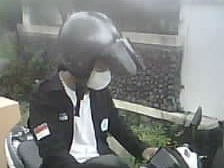
#> input picture 20251005132037.jpg, 224 x 168 px
$ python -i smart_helmet_detector.py   (imports and definitions only)
#> lines starting #> are read from the running program, lines starting #| are printed output that depends on the picture
"""
HYBRID SOLUTION: Use your ORIGINAL model (helmet_detector_hardneg.yml)
with improved detection pipeline for multi-person scenarios
"""

import cv2
import numpy as np
import os

class SmartHelmetDetector:
    """
    Uses your original model with smart region detection
    Based on your diagnostic results:
    - Original model: 66% helmet, 83% no-helmet = 72% overall
    - New model: 76% helmet, 50% no-helmet = 66% overall

    Original is BETTER!
    """
    def __init__(self, model_path='helmet_detector_camera.yml'):
        self.win_size = (128, 192)  # Your original size
        self.hog = cv2.HOGDescriptor(self.win_size, (16,16), (8,8), (8,8), 9)
        self.svm = cv2.ml.SVM_load(model_path)
        print(f"✓ Loaded original model: {model_path}")

        # Based on your diagnostic: optimal threshold around 0.0
        self.helmet_threshold = 0.0

        # Region detection parameters
        self.min_person_area = 1500
        self.max_person_area = 80000

    # [303 lines left out: functions extract_hog_features, find_person_regions_simple, classify_region, detect_helmets, count_helmets, visualize and 4 more, not called in this run]

# [2 lines not run here, left out]

>>> import cv2
>>> picture = cv2.imread('20251005132037.jpg', cv2.IMREAD_GRAYSCALE)
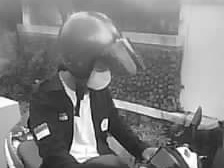
#> picture: shape (168, 224); min 0, max 255, mean 128
>>> result = SmartHelmetDetector().detect_helmets(picture)
#> (the run stopped early here; a loop or call above may not have finished)
